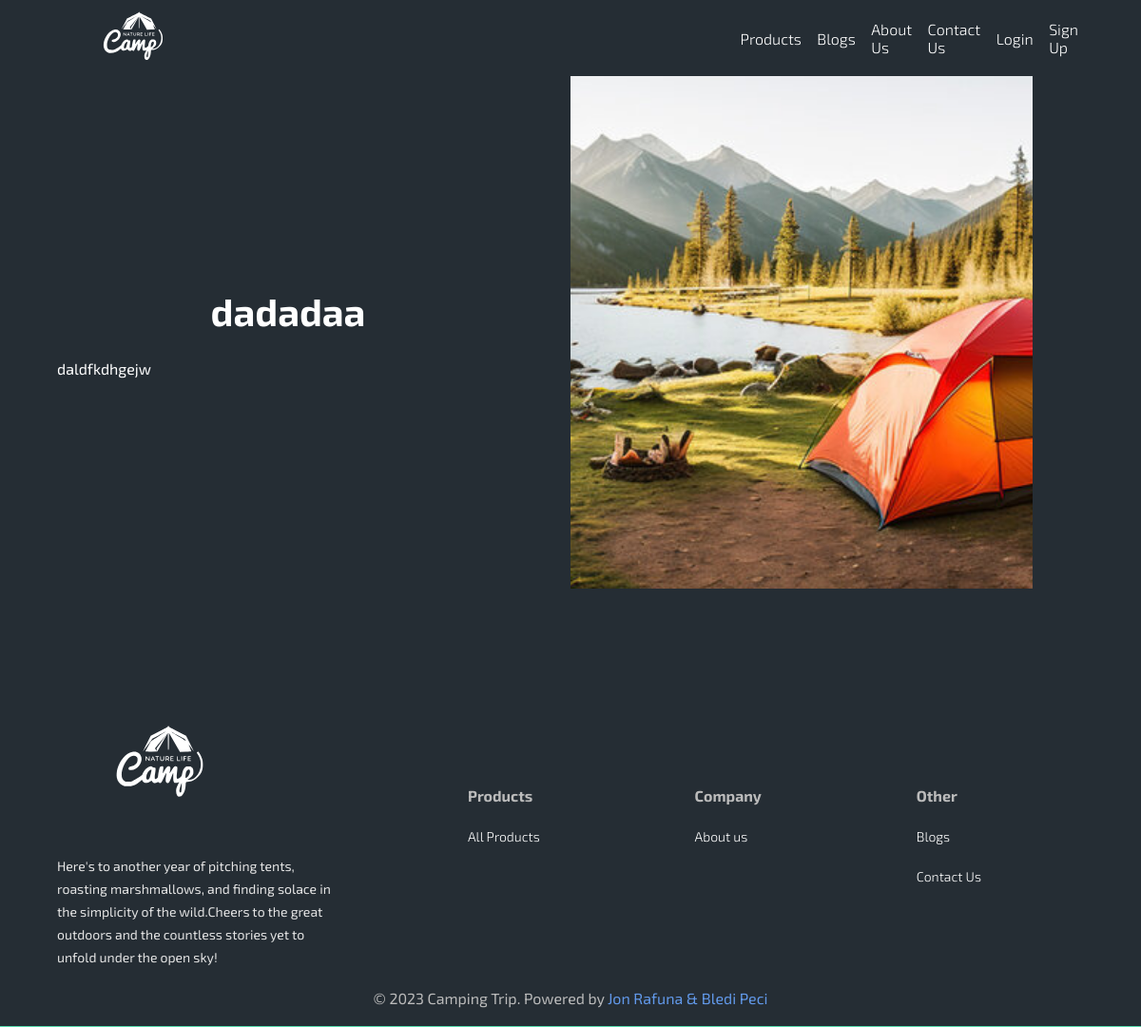
The app's page /product_detail.php?id=12, older data.
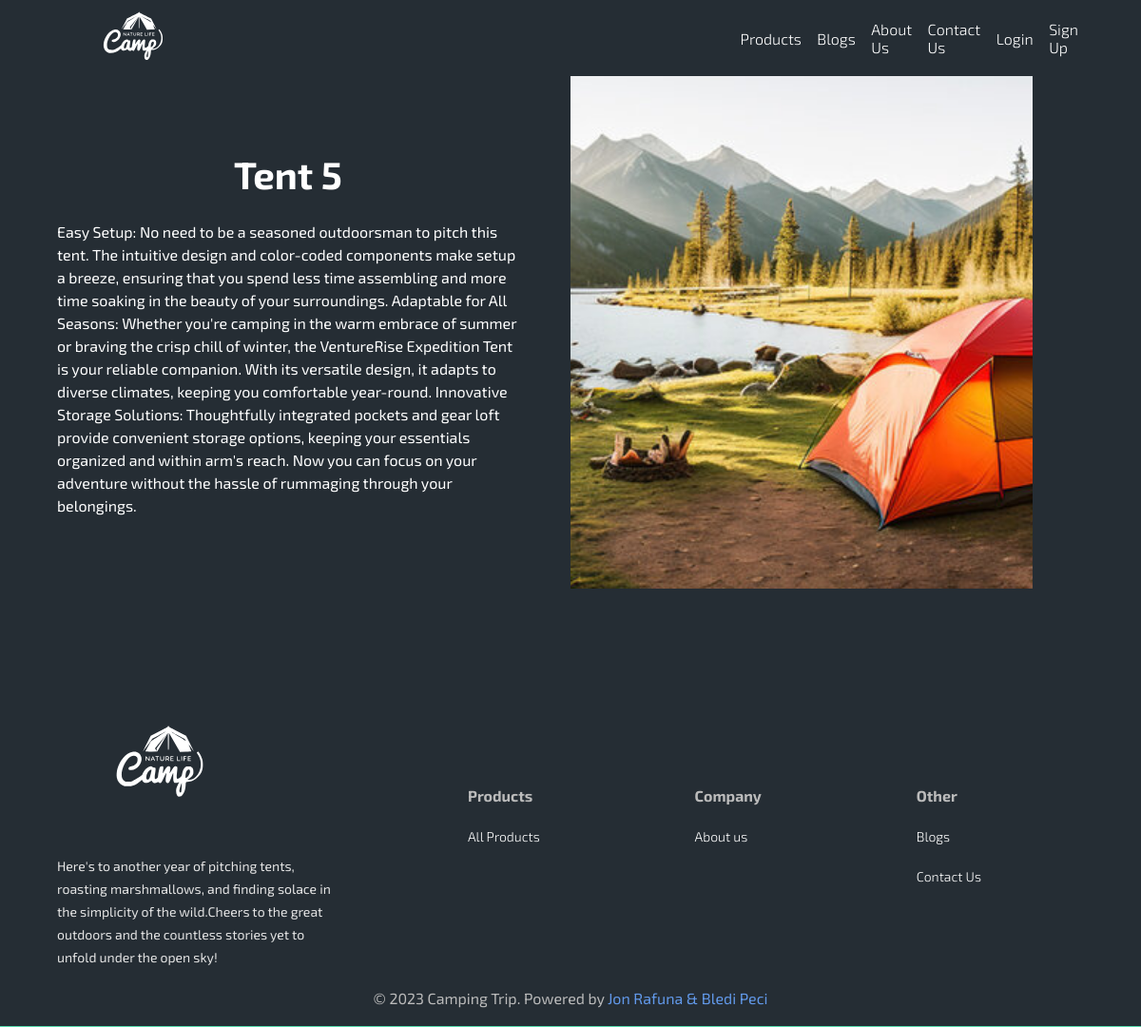
The same page, newer data.
### tables this page shows
CREATE TABLE `products` (
  `id` int(11) NOT NULL,
  `name` varchar(100) NOT NULL,
  `description` text DEFAULT NULL,
  `image_url` varchar(255) DEFAULT NULL,
  `price` decimal(10,2) DEFAULT NULL,
  `created_by` int(11) DEFAULT NULL,
  `created_at` timestamp NOT NULL DEFAULT current_timestamp()
);

### product_detail.php (the view, shortened to what this page needs)
<?php
include 'header.php';
$db = new Database();
$pdo = $db->getPDO();
$productId = isset($_GET['id']) ? intval($_GET['id']) : 0;
try {
    $sql = "SELECT name, image_url, description FROM products WHERE id = :productId";
    $stmt = $pdo->prepare($sql);
    $stmt->bindParam(':productId', $productId, PDO::PARAM_INT);
    $stmt->execute();
    if ($stmt->rowCount() > 0) {
        $row = $stmt->fetch(PDO::FETCH_ASSOC);
        echo "<div class='products-text-image'>";
        echo "<div class='text'>";
        echo "<h1 class='project-header'>" . htmlspecialchars($row["name"]) . "</h1>";
        echo "<p class='project-paragraph'>" . htmlspecialchars($row["description"]) . "</p>";
        echo "</div>";
        echo "<img class='image-project' src='" . htmlspecialchars($row["image_url"]) . "' alt='" . htmlspecialchars($row["name"]) . "' />";
        echo "</div>";
    } else {
        echo "Product not found";
    }
} catch(PDOException $e) {
    echo "Error: " . $e->getMessage();
}
?>
<?php include 'footer.php'; ?>

Row changes from the older to the newer data that the page shows:
changed products: name "dadadaa" → "Tent 5"; description "daldfkdhgejw" → "Easy Setup: No need to be a seasoned outdoorsman to pitch this tent. The intuitive design and color-coded components make setup a breeze, ensuring that you spend less time assembling and more time soaking in the beauty of your surroundings. Adaptable for All Seasons: Whether you're camping in the warm embrace of summer or braving the crisp chill of winter, the VentureRise Expedition Tent is your reliable companion. With its versatile design, it adapts to diverse climates, keeping you comfortable year-round. Innovative Storage Solutions: Thoughtfully integrated pockets and gear loft provide convenient storage options, keeping your essentials organized and within arm's reach. Now you can…"
